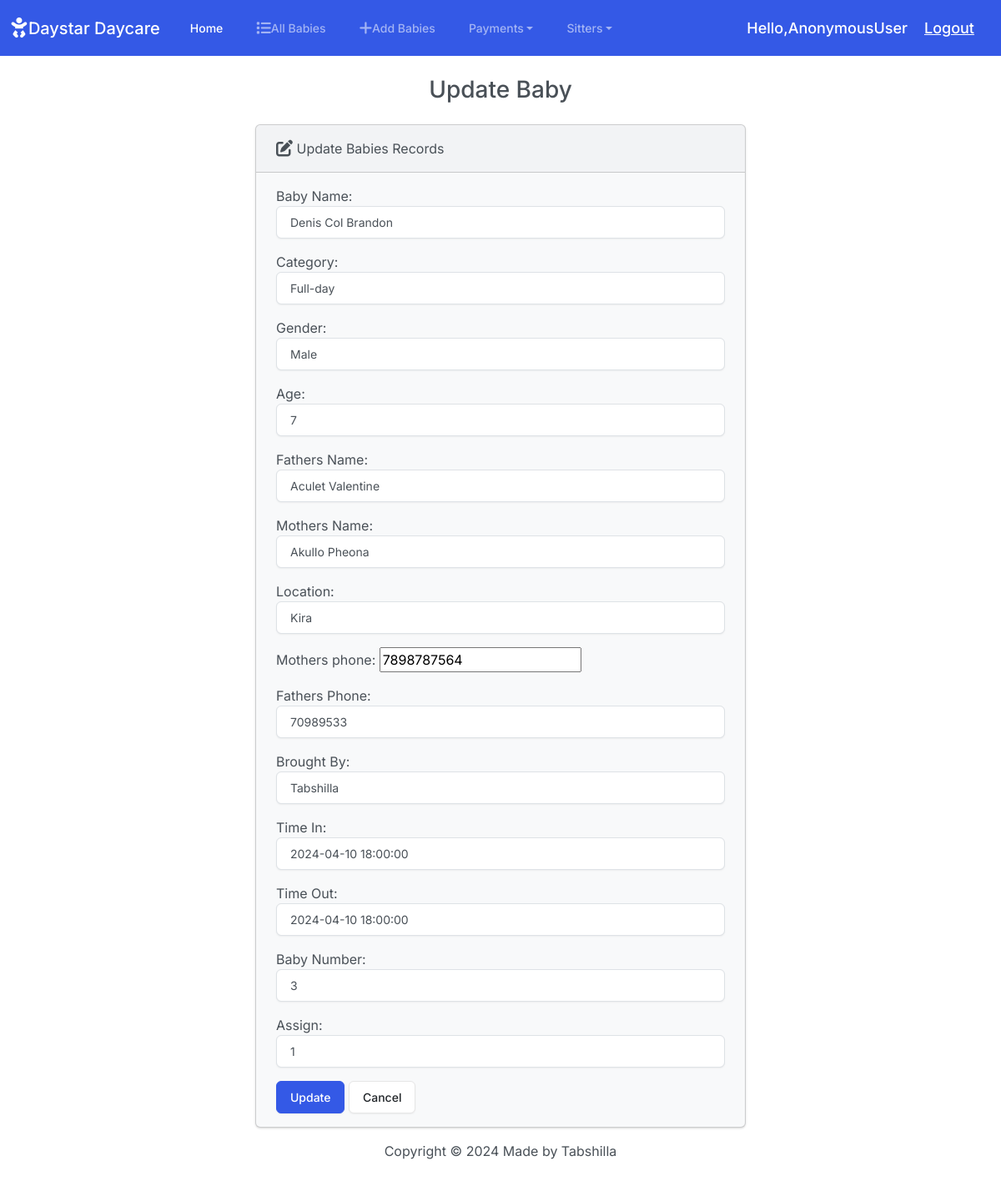
The page /edit/5/ on the database its author committed.
### DaystarApp/models.py (models this page shows, shortened)
class Baby(models.Model):
    GENDER_CHOICES = (
        ('Male', 'Male'),
        ('Female', 'Female'),
    )
    B_name = models.CharField(max_length=200,null=True,blank=True)
    c_stay = models.ForeignKey(Categorystay,on_delete = models.CASCADE,null=True,blank = True)
    Gender = models.CharField(max_length=10, choices=GENDER_CHOICES)
    age = models.IntegerField(null=True,blank=True,default=0)
    fathers_name = models.CharField(max_length= 255, null=True,blank=True)
    mothers_name = models.CharField(max_length= 255,null=True,blank=True)
    location = models.CharField(max_length= 255)
    mothers_phone = models.IntegerField(null= True)
    fathers_phone = models.IntegerField(null= True)
    brought_by = models.CharField(max_length=200, null=True, blank=True)
    timeIn = models.DateTimeField(null=True,blank=True)
    timeOut = models.DateTimeField(null=True,blank=True)
    baby_number = models.PositiveIntegerField()
    assign = models.ForeignKey(Sitter,on_delete=models.CASCADE, null= True, blank=True)

### DaystarApp/views.py (the view)
# urls.py: path('edit/<int:id>/', views.edit, name='edit'),
def edit(request,id):
    if request.method =='POST':
     baby = Baby.objects.get(pk=id)
     form = BabyForm(request.POST, instance=baby)
     if form.is_valid():
        form.save()
        return render(request, 'DaystarApp/edit.html', {
            'form':form,
            'success':True
            })
    else:
        baby = Baby.objects.get(pk=id)
        form = BabyForm(instance=baby)
    return render(request, 'DaystarApp/edit.html',{'form':form})

### DaystarApp/models.py (called while the page is built)
    def __str__(self):
        return self.name

### DaystarApp/templates/DaystarApp/edit.html (shortened to what this page needs)
{% extends "DaystarApp/base.html" %}
{% block body %}
<h3 class="text-center m-4"> Update Baby</h3>
{% if success %}
<div class="alert alert-success" role="alert">
    The Baby is updated successfully
    <a href= "{% url 'index' %}" class="alert-link">Go to Home Page</a>
</div>
{% else %}
   <div class='row justify-content-center'>
    <div class='col-md-6'>
        <div class="card bg-light mb-3">
            <div class="card-header">
                <i class="fa-solid fa-pen-to-square fa-lg"></i>
                Update Babies Records
            </div>
            <div class="card-body">
              <form action="" method="POST">
                {{ form.as_p }}
                <button type="submit" class="btn btn-primary">Update</button>
                <a href="{% url 'index' %}" class="btn btn-secondary">Cancel</a>
              </form>
            </div>
   </div>
{% endif %}
{% endblock  %}

### rows shown on the page
Baby: B_name "Denis Col Brandon", c_stay "Full-day", Gender "Male", age "7", fathers_name "Aculet Valentine", mothers_name "Akullo Pheona", location "Kira", mothers_phone "7898787564", fathers_phone "70989533", brought_by "Tabshilla", timeIn "2024-04-10 18:00:00", timeOut "2024-04-10 18:00:00", baby_number "3", assign "1"

### other values the page prints
{{ request.user }} "AnonymousUser"
